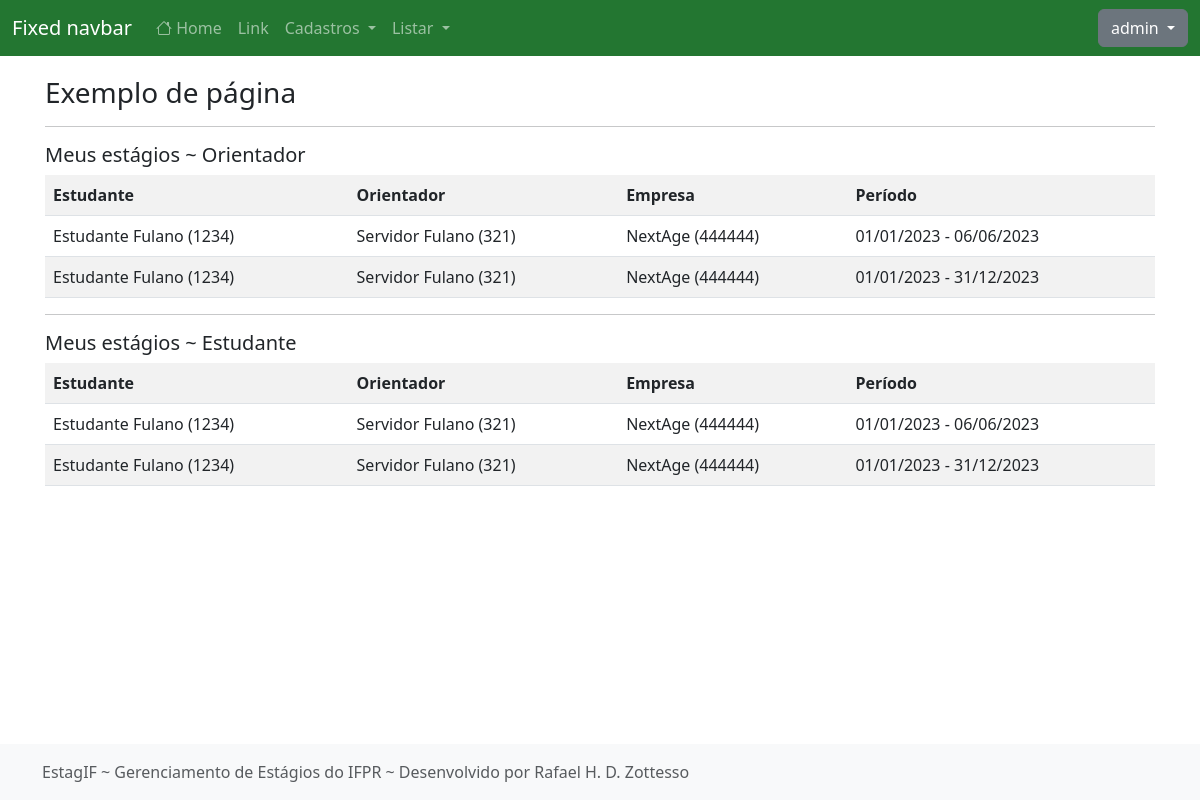
Before: / (signed in) with the older database file.
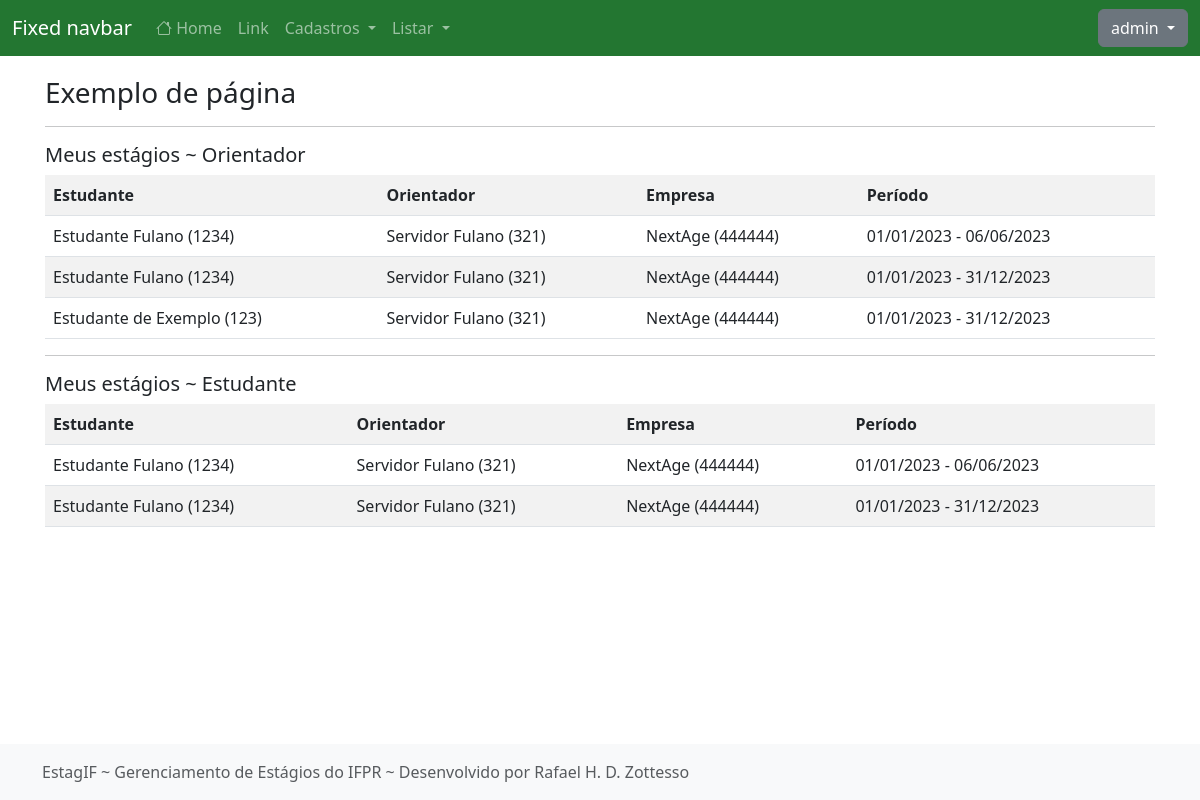
After: the same page with the newer database file.
### cadastros/models.py (models this page shows, shortened)
class Estagio(models.Model):
    estudante = models.ForeignKey(Estudante, on_delete=models.PROTECT)
    intermediario = models.ForeignKey(Intermediario, on_delete=models.PROTECT, verbose_name="intermediário")
    unidade_concedente = models.ForeignKey(UnidadeConcedente, on_delete=models.PROTECT)
    responssvel_empresa = models.ForeignKey(Responsavel, on_delete=models.PROTECT, verbose_name="responsável na empresa")
    orientador = models.ForeignKey(Servidor, on_delete=models.PROTECT)
    data_inicio = models.DateTimeField(verbose_name="data de início")
    data_termino = models.DateTimeField(verbose_name="data de término", null=True)
    ch_semanal = models.IntegerField(verbose_name="carga horária semanal")
    situacao = models.ForeignKey(Situacao, on_delete=models.PROTECT, verbose_name="situação")
    observacoes = models.TextField(blank=True, null=True, verbose_name="observações")
    data_protocolo = models.DateTimeField(auto_now_add=True)
    atualizado_em = models.DateTimeField(auto_now=True)
    cadastrado_em = models.DateTimeField(auto_now_add=True)
    cadastrado_por = models.ForeignKey(User, on_delete=models.PROTECT)
    class Meta:
        verbose_name = "Estágio"
        ordering = ['-data_inicio']

class Estudante(models.Model):
    nome = models.CharField(max_length=50)
    cpf = models.CharField(max_length=14, verbose_name="CPF", unique=True)
    data_nascimento = models.DateField()
    telefone = models.CharField(max_length=15)
    email = models.EmailField(max_length=100)
    matricula = models.CharField(max_length=15, verbose_name="matrícula")
    curso = models.ForeignKey(Curso, on_delete=models.PROTECT)
    campus = models.ForeignKey(Campus, on_delete=models.PROTECT)
    usuario = models.OneToOneField(User, on_delete=models.CASCADE)
    atualizado_em = models.DateTimeField(auto_now=True)
    cadastrado_em = models.DateTimeField(auto_now_add=True)
    def __str__(self):
        return f"{self.nome} ({self.matricula})"

class Servidor(models.Model):
    nome = models.CharField(max_length=50)
    cpf = models.CharField(max_length=14, verbose_name="CPF", unique=True)
    data_nascimento = models.DateField()
    telefone = models.CharField(max_length=15)
    email = models.EmailField(max_length=100)
    siape = models.CharField(max_length=15, verbose_name="SIAPE")
    campus = models.ForeignKey(Campus, on_delete=models.PROTECT)
    usuario = models.OneToOneField(User, on_delete=models.CASCADE)
    atualizado_em = models.DateTimeField(auto_now=True)
    cadastrado_em = models.DateTimeField(auto_now_add=True)
    def __str__(self):
        return f"{self.nome} ({self.siape})"
    class Meta:
        verbose_name_plural = "Servidores"

class UnidadeConcedente(models.Model):
    nome = models.CharField(max_length=50)
    email = models.EmailField(max_length=100)
    telefone = models.CharField(max_length=15)
    documento = models.CharField(max_length=18, help_text="Preencha com o CNPJ ou CPF (caso pessoa física)")
    atualizado_em = models.DateTimeField(auto_now=True)
    cadastrado_em = models.DateTimeField(auto_now_add=True)
    def __str__(self):
        return f"{self.nome} ({self.documento})"
    class Meta:
        verbose_name_plural = "Unidades Concedentes"

### paginas/views.py (the view)
# urls.py: path("", IndexView.as_view(), name="pagina-inicial"),
class IndexView(TemplateView):
    template_name = "paginas/index.html"
    def get_context_data(self, *args, **kwargs):
        dados = super().get_context_data(*args, **kwargs)
        if (self.request.user.is_authenticated):
            dados["estagios_estudante"] = Estagio.objects.filter(
                estudante__usuario = self.request.user,
            ).select_related("estudante", "orientador", "unidade_concedente")
            dados["estagios_orientador"] = Estagio.objects.filter(
                orientador__usuario=self.request.user,
            ).select_related("estudante", "orientador", "unidade_concedente")
        return dados

### paginas/templates/paginas/index.html
{% extends 'paginas/modelo.html' %}
{% load static %}
{% block conteudo %}
<h3 class="mt-3">Exemplo de página</h3>
<hr>
{% if request.user.is_authenticated %}
<h5>Meus estágios ~ Orientador</h5>
<table class="table table-striped">
    <tr>
        <th>Estudante</th>
        <th>Orientador</th>
        <th>Empresa</th>
        <th>Período</th>
    </tr>
    {% for estagio in estagios_orientador %}
    <tr>
        <td>{{ estagio.estudante }}</td>
        <td>{{ estagio.orientador }}</td>
        <td>{{ estagio.unidade_concedente }}</td>
        <td>
            {{ estagio.data_inicio|date:"d/m/Y" }}
            -
            {{ estagio.data_termino|date:"d/m/Y" }}
        </td>
    </tr>
    {% empty %}
    <tr>
        <th colspan="100%">Nenhum estágio encontrado.</th>
    </tr>
    {% endfor %}
</table>
<hr>
<h5>Meus estágios ~ Estudante</h5>
<table class="table table-striped">
    <tr>
        <th>Estudante</th>
        <th>Orientador</th>
        <th>Empresa</th>
        <th>Período</th>
    </tr>
    {% for estagio in estagios_estudante %}
    <tr>
        <td>{{ estagio.estudante }}</td>
        <td>{{ estagio.orientador }}</td>
        <td>{{ estagio.unidade_concedente }}</td>
        <td>
            {{ estagio.data_inicio|date:"d/m/Y" }}
             -
            {{ estagio.data_termino|date:"d/m/Y" }}</td>
    </tr>
    {% empty %}
    <tr>
        <th colspan="100%">Nenhum estágio encontrado.</th>
    </tr>
    {% endfor %}
</table>
{% else %}
<p>
    Faça o login ou se registre no sistema.
</p>
{% endif %}
{% endblock %}

Changed rows visible on the page:
added Estagio: estudante "Estudante de Exemplo (123)", orientador "Servidor Fulano (321)", unidade_concedente "NextAge (444444)", data_inicio "01/01/2023", data_termino "31/12/2023", shown under "Meus estágios ~ Orientador"
